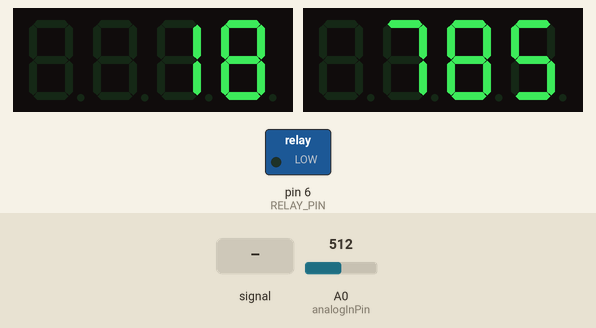
The sketch below on a simulated Arduino Uno, built with avr-gcc and run on an emulated ATmega328P. Shown: 2 × 4-digit seven-segment display, switched loads named in the sketch (green lamp = pin HIGH). The inputs (shaded band) are chosen by the test bench; at power-on: A0 (analogInPin) = 512. What the sketch prints to the serial monitor is not drawn.

Above: at 10.8 s.
10.9 s: A0 (analogInPin) fed a 2 Hz sine of ±306 counts around its level
At 11.19 s:
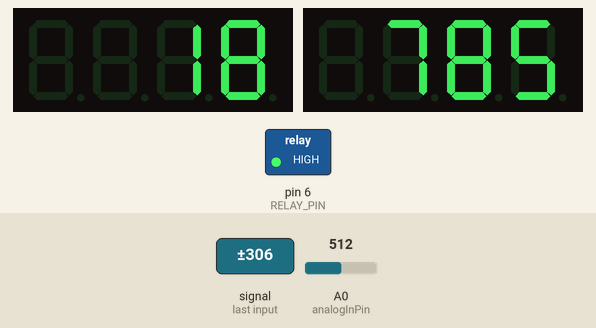
13.9 s: A0 (analogInPin) set to 306
At 15.8 s:
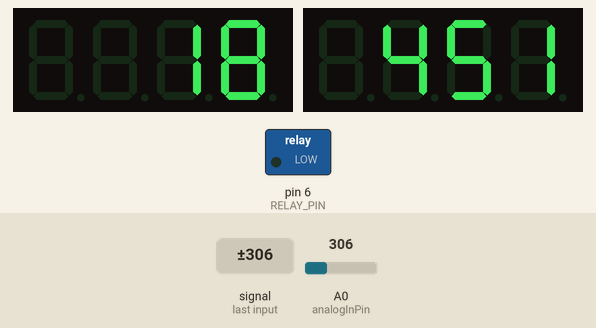
16.1 s: A0 (analogInPin) fed a 200 Hz sine of ±81 counts around its level
At 17.0 s:
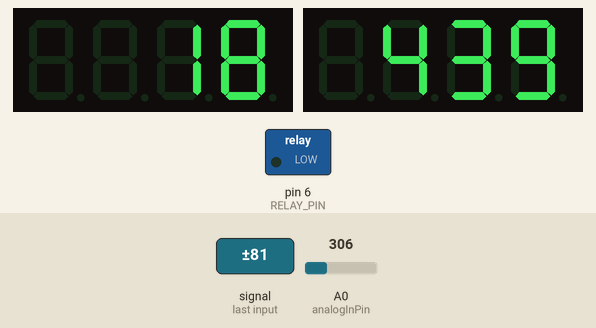
19.1 s: A0 (analogInPin) set to 122
At 20.9 s:
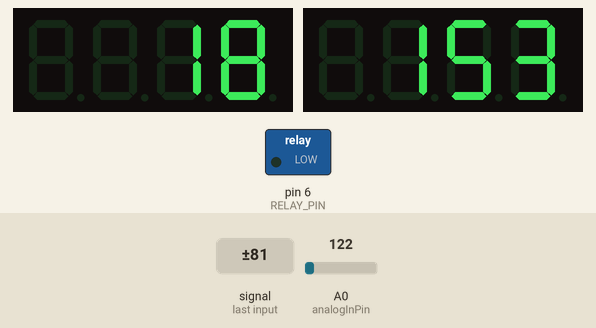
21.2 s: A0 (analogInPin) set to 511
At 23.2 s:
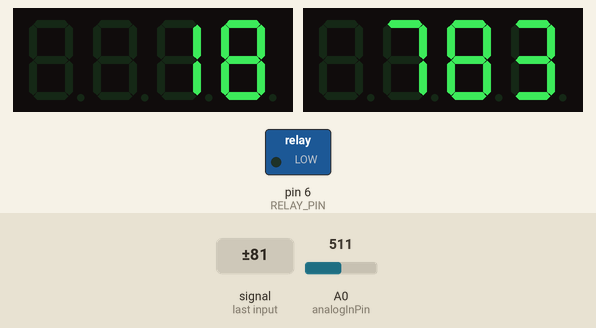
Timing chart, 0 to 24.7 s (numbered marks = the images above; inputs shaded):
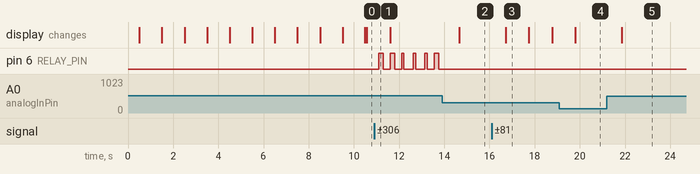

The sketch:

FourCeram.ino
```cpp
//Version V1: Working minimal version.
#include <TM1637Display.h> // 7 segments display library
#include <PID_v1.h> // PID Library
#define PIN_INPUT 0
#define PIN_OUTPUT 1
#define LOW 0
#define HIGH 1
#define RELAY_PIN 6 // Command of relay

// ****************//
//PUBLIC VARIABLES//
//*****************//
//Temperature curve each point contains; delta_celesius, DeltaTime}. Delta_celesius[Celesius] = the temperature difference and DeltaTime[minute] is the duration.
// E.g. 230, 60 is a ramp of +230CÂ° in 60 minutes, or 0,180 is a stable temperature during 3hours.
//PRODUCTION values
const int segmentDeltaCelesius[] = { 230, 500, 0, -80, 0, -650 };
const int segmentDurationMinutes[] = { 60, 120, 180, 60, 300, 300 };
const int segmentTotalNumber = 6; // the curve above contains 6 points
////TESTING values oven not connected
//const int segmentDeltaCelesius[] = { 230, 0, -230, 0 };
//const int segmentDurationMinutes[] = { 1, 1, 1, 1 };
//const int segmentTotalNumber = 4; // the curve above contains 6 points
////TESTING values oven connected
//const int segmentDeltaCelesius[] = {230,0,-230};
//const int segmentDurationMinutes[] = {10,10,10};
//const int segmentTotalNumber = 3; // the curve above contains 6 points
/*Countdown timer before we start the heating program*/
float countdownTimeMinute = 0.16;
//int countdownTimeMillis = countdownTimeMinute * 60000;
int countdownTimeMillis = 10000;
int initialtemperature = 20; // Used if the oven is not cold during at start time.

// ****************//
//PRIVATE VARIABLES///
//*****************//
boolean debugCode = true;
//DISPLAY Measured temperature
const int CLK = 3; //Set the CLK pin connection to the display
const int DIO1 = 2; //Set the DIO pin connection to the display
TM1637Display displayMeasuredTemp(CLK, DIO1); //set up the 4-Digit Display1.
//DISPLAY Setpoint
// Let's use the CLK const above for both display
const int DIO2 = 4; //Set the DIO pin connection to the display
TM1637Display displaySetTemp(CLK, DIO2); //set up the 4-Digit Display2.
long lastDisplayTime; // Used for time interval between display refresh

// Various values
const int analogInPin = A0; // Analog input pin temperature signal from op amp of the oven 0-5 V
int numTemperature = 0; // the computed temperature in CÂ°
int sensorDigit = 0;        // value read from the analog input
long sensorCelesius = 0; // value mapped from sensor value, use for output to the PWM (analog out)
boolean relayState = LOW; // oven relay value HIGH or LOW use to open or close the current to the oven
long setPointCelesius;//Setpoint in Celesius
int currentSegment; // used for the partial line (segment) of the curve
int segmentDeltaTemp;
int segmentTotalNumberOfSteps;
int segmentDeltaTempCelesius;

// Temperature between 0 - 100CÂ° are not displayed correctly
//TEMPERATURE MAPPING
// Transfer function to map singal board in into CÂ°
// f(x)=  a*x + d; f = temperature [CÂ°]; x = board in
float tempFn_slope = 1.62;
float tempFn_origine = -44.44;

// Smooting input value parameters to get rid of erratic values
// Define the number of samples to keep track of.  The higher the number,
// the more the readings will be smoothed, but the slower the output will
// respond to the input.
const int numReadings = 50;  // number of samples for averaging
int readings[numReadings]; // array use to hold the the readings from the analog input
int readIndex = 0;              // the index of the current reading
int total = 0;                  // the running total, total of the array
int average = 0;                // the computed average

// PID values
//Define Variables we'll be connecting to
double setPoint, PidInput, PidOutput;

//Define the aggressive and conservative Tuning Parameters
double aggKp = 500, aggKi = 0, aggKd = 0;
//double consKp=1, consKi=0.05, consKd=0.25;
//Specify the links and initial tuning parameters
double consKp = 120, consKi = 0.666, consKd = 0; // PID Parameters to tune
// Use this value to set switching from aggressive to conservative mode. The value is defined by the delta between the value when you set oven relay to OFF (heating switch off) and the value of the summit curve value
int aggressiveLimit = 60;
boolean aggressiveMode = false;
PID myPID(&PidInput, &PidOutput, &setPoint, consKp, consKi, consKd, DIRECT);

int WindowSize = 5000; //window size for PWM to the relay
unsigned long windowStartTime;

// MONITORING
// Set Monitoring output type: Readable directly or Copy past CSV to table (excel...)
int monitor_CSV = 0; // 0 = No log, 1 = csv log copy paste, 2 = serial monitor
//int logPeriod = 5000; // DEBUG 5 second. Interval in milli second between records, write a new line every "monitor_period" millisecondes
int logPeriod = 20000; // 5 second. Interval in milli second between records, write a new line every "monitor_period" millisecondes
unsigned long lastMonitorStartPeriod = millis(); // store the start time of the new line
//STORE DATA VALUE in array
const int timeIndex = 0;
const int tempSignalInIndex = 1;
const int PID_computedIndex = 2;
const int setPointIndex = 3;
const int tempCelesiusIndex = 4;
const int segmentNbIndex = 5;
const int numberOfDataRecords = 6;
char* dataLabel[] = { "time_Millis", "read_in", "PID_out", "setPoint",
		"temp_celesius", "SegmentNb" };
long logData[numberOfDataRecords];

void setup() {

	pinMode(RELAY_PIN, PIN_OUTPUT);	// set relay pin to output
	displayMeasuredTemp.setBrightness(0x0a);//set the display to maximum brightness
	displaySetTemp.setBrightness(0x0a);  //set the display to maximum brightness
	Serial.begin(9600);			// initialize serial communications at 9600 bps:

	//PID setup
	windowStartTime = millis();
	//SETPOINT  150 = 198 CÂ°, 220-->311 CÂ°, 274-->399 CÂ°, 398-->600 CÂ°,583-->900, 645-->1000CÂ°,
	//  setPoint = 583;
	//  storeDataValue[setPointIndex] = setPoint;
	//tell the PID to range between 0 and the full window size
	myPID.SetOutputLimits(0, WindowSize);
	//turn the PID on
	myPID.SetMode(AUTOMATIC);
	//****** PID END   **************

	// Let's initialize  the smooting array to 0:
	for (int thisReading = 0; thisReading < numReadings; thisReading++) {
		readings[thisReading] = 0;
	}
	// SETUP Log, Monitoring
	if (monitor_CSV == 2) {
		Serial.println(" +++++ HERE WE GO ... ++++");
	}
	if (monitor_CSV == 1) // initialize column header
			{
		//Print column label header
		for (int i = 0; i < numberOfDataRecords; i++) {
			Serial.print("\t");
			Serial.print(dataLabel[i]);
		}
		Serial.println();
	}
}
// SETUP END ///

void loop() {
	countDownClock(countdownTimeMillis); // start the countdown timer before we start
	int ovenStartTemp = readAverageInput();
	int ovenStartTempCelesius = mapTempDigitToCelesius(ovenStartTemp);
	myPID.SetTunings(consKp, consKi, consKd);
	setPoint = mapTempCelesiusToDigit(20);//Define initial setpoint. Supposed to be at 20C° if oven is cold
	setPointCelesius = 20;
	int stepIncrementCelesius;
//	int stepInterval = 2000; // DEBUG we will break the segment in 2 seconds steps.
	int stepInterval = 20000; // we will break the segment in steps during 'stepInterval' [sec]
	if (debugCode) {
		Serial.println("Let's cook something");
		Serial.print("Initial oven Digit/C: ");
		Serial.print(ovenStartTemp);
		Serial.print(" / ");
		Serial.println(ovenStartTempCelesius);
		Serial.print("Segment step duration [millis]:");
		Serial.println(stepInterval);
		Serial.print("Starting setpoint 20C in digit: ");
		Serial.println(setPoint);
		Serial.println();

	}
	////Iteration through curves
	for (currentSegment = 0; currentSegment <= segmentTotalNumber; currentSegment++) {
		//int stepDuration = 300000; // we will break the segment in 5minutes steps.
		logData[segmentNbIndex] = currentSegment;
		segmentTotalNumberOfSteps = segmentDurationMinutes[currentSegment] * 60000 / stepInterval; // number of steps in the segment
		segmentDeltaTempCelesius = segmentDeltaCelesius[currentSegment];
//		if (currentSegment==0) { // Remove current oven temperature before computing deltas
//			if (debugCode) {
//				Serial.print("Adjusting first segment delta temp, segmentDeltaTempCelesius before:");
//				Serial.print(segmentDeltaTempCelesius);
//				Serial.print(" - ");
//				Serial.println(ovenStartTempCelesius);
//				segmentDeltaTempCelesius = segmentDeltaTempCelesius - ovenStartTempCelesius;
//			}
//		}
//		if (currentSegment == segmentTotalNumber){
//			if (debugCode) {
//				Serial.print("Adjusting last segment delta temp, segmentDeltaTempCelesius before:");
//				Serial.print(segmentDeltaTempCelesius);
//				Serial.print(" - ");
//				Serial.println(ovenStartTempCelesius);
//				segmentDeltaTempCelesius = segmentDeltaTempCelesius - ovenStartTempCelesius;
//				segmentDeltaTemp = mapTempCelesiusToDigit(segmentDeltaTempCelesius);
//			}
//		}
		float segmentDeltaTempDigit = (segmentDeltaTempCelesius / tempFn_slope);
		float stepDeltaTempDigit = segmentDeltaTempDigit / segmentTotalNumberOfSteps;
		if (debugCode) {
			Serial.print("++Starting segment: ");
			Serial.print(currentSegment+1);
			Serial.print("/");
			Serial.println(segmentTotalNumber);
			//TEMP C°
			Serial.print("\tSETPOINT C°- currentC°:");
			Serial.print(setPointCelesius);
			Serial.print("\t, DeltaC°:");
			Serial.print(segmentDeltaCelesius[currentSegment]);
			Serial.print("\t, targetC° (current+delta):");
			Serial.println(setPointCelesius + segmentDeltaCelesius[currentSegment]);
			//TEMP Digit
			Serial.print("\tSETPOINT DIGIT- current:");
			Serial.print(setPoint);
			Serial.print("\t, Delta:");
			Serial.print(mapTempCelesiusToDigit(segmentDeltaCelesius[currentSegment]));
			Serial.print("\t, target (current+delta):");
			Serial.println(setPoint + mapTempCelesiusToDigit(segmentDeltaCelesius[currentSegment]));

			Serial.print("\tsegmentDurationMinutes:");
			Serial.println(segmentDurationMinutes[currentSegment]);
			Serial.print("\tSegment increment C°/digit:");
			Serial.print(segmentDeltaTempCelesius);
			Serial.print("/");
			Serial.println(segmentDeltaTempDigit);
			Serial.print("\tSTEP in segment, total Nb:");
			Serial.println(segmentTotalNumberOfSteps);
			Serial.print("\tSTEP in segment, stepDeltaTempDigit:");
			Serial.println(stepDeltaTempDigit);
			Serial.println();
		}

		if (debugCode) {
			Serial.println("Starting steps in segment");
		}
		for (int i = 0; i <= segmentTotalNumberOfSteps; i++) {
			//DISPLAY2 SETPOINT in Celesius 7 Segment
			setPointCelesius = mapTempDigitToCelesius(setPoint);
			displaySetTemp.showNumberDec(setPointCelesius); // Set Temperature display
			if (debugCode) {
				Serial.print("Step: ");
				Serial.print(i+1);
				Serial.print(" / ");
				Serial.println(segmentTotalNumberOfSteps);
				Serial.print("Setpoint C°/Digit: ");
				Serial.print(setPointCelesius);
				Serial.print(" / ");
				Serial.println(setPoint);
				Serial.print("Sensor C°/Digit: ");
				Serial.print(sensorCelesius);
				Serial.print(" / ");
				Serial.println(sensorDigit);
				Serial.println();
			}

			long startIteration = millis();
			while (millis() - startIteration < stepInterval) {
				//void runTempSegment (int steps; int incrementTemp){
				logData[timeIndex] = millis(); // Let's store the start time of the loop beginning
				sensorDigit = readAverageInput();
				logData[tempSignalInIndex] = sensorDigit; // Let's store the measured average in
				//sensorInCelesius = map(sensorValue, 14, 1023, 25, 1596);
				sensorCelesius = mapTempDigitToCelesius(sensorDigit);
				logData[tempCelesiusIndex] = sensorCelesius; // Let's store the measured average temperature
				//				  Serial.print("Temperature in C: ");
				//				  Serial.println(sensorCelesius);
				// Display the value on 7 segment display1 every 1 second
				if (millis() - 1000 > lastDisplayTime) {
					int displayedValueCelesius = sensorCelesius;
					if (displayedValueCelesius < 80) {
						displayedValueCelesius = 80; //Let's start display at 80C°, before 100C° the sensor it's not accurate
					}
					displayMeasuredTemp.showNumberDec(displayedValueCelesius); //Display the numCounter value;
					lastDisplayTime = millis(); // Let's display the value every second
				}
				//**** PID START ****
				PidInput = sensorDigit;
				myPID.Compute();
				logData[PID_computedIndex] = PidOutput;
				/************************************************
				 * turn the pid output in a timewindows on/off -  output/relay
				 ************************************************/
				if (millis() - windowStartTime > WindowSize) { //time to shift the Relay Window
					windowStartTime += WindowSize;
				}
				if (PidOutput < millis() - windowStartTime) // Set Relay pin HIGH/LOW
						{
					relayState = LOW;
					digitalWrite(RELAY_PIN, relayState);
				} else {
					relayState = HIGH;
					digitalWrite(RELAY_PIN, relayState);
				}
				//**** PID END   ****
				// Monitoring output with data recorded
				if (millis() - lastMonitorStartPeriod > logPeriod) {
					if (monitor_CSV == 2) {
						// print the results to the serial monitor:
						Serial.print("Time=");
						Serial.print(millis());
						Serial.print("\tBoard signal in= ");
						Serial.print(sensorDigit);
						Serial.print("\tPID in= ");
						Serial.print(PidInput);
						Serial.print("\tPID out computed= ");
						Serial.print(PidOutput);
						Serial.print("\tsetPoint=");
						Serial.print(setPoint);
						//Serial.print("\tMapped sensor (temp.)= ");
						//Serial.print(sensorInCelesius);
						//Serial.print("\tRelay= ");
						//Serial.print(relayState);
						//Serial.print("\t(mil-winStrtTm)value= ");
						//Serial.println(millis() - windowStartTime);
						Serial.print("\taggressive mode= ");
						Serial.println(aggressiveMode);

					}

					if (monitor_CSV == 1) {
						//Print the stored values
						for (int i = 0; i < numberOfDataRecords; i++) {
//							Serial.print("SegmentNB:");
//							Serial.println(logData[segmentNbIndex]);
							Serial.print("\t");
							Serial.print(logData[i]);
						}
						Serial.println();
					}
					lastMonitorStartPeriod = millis();
				}
			}
			setPoint = setPoint + stepDeltaTempDigit;
			setPointCelesius = mapTempDigitToCelesius(setPoint);
			logData[setPointIndex] = setPoint; //record new setPoint
//			if (debugCode) {
//				Serial.print("New setPoint:");
//				Serial.println(setPoint);
//			}
		}
	}

	Serial.println("+++THE END+++");
	while (true) {
		if (millis() - 1000 > lastDisplayTime) {
			lastDisplayTime = millis(); // Let's display the value every second
			sensorDigit = readAverageInput();
			sensorCelesius = mapTempDigitToCelesius(sensorDigit);
			int displayedValueCelesius = sensorCelesius;
			if (displayedValueCelesius < 80) {
				displayedValueCelesius = 80; //Let's start display at 80C°, before 100C° the sensor it's not accurate
			}
			displayMeasuredTemp.showNumberDec(displayedValueCelesius); //Display the numCounter value;

			setPointCelesius = mapTempDigitToCelesius(setPoint);
			displaySetTemp.showNumberDec(setPointCelesius); // Set Temperature display

		}
	}
}

int readAverageInput() {
	// Let's read some input values and compute the average to get rid of erratic values
	for (int thisReading = 0; thisReading < numReadings; thisReading++) {
		// subtract the last reading:
		total = total - readings[readIndex];
		// read from the sensor:
		readings[readIndex] = analogRead(analogInPin);
		// add the reading to the total:
		total = total + readings[readIndex];
		// advance to the next position in the array:
		readIndex = readIndex + 1;

		// if we're at the end of the array...
		if (readIndex >= numReadings) {
			// ...wrap around to the beginning:
			readIndex = 0;
		}
	}
	// calculate the average:
	average = total / numReadings;
	// send it to the computer as ASCII digits
	// Serial.println(average);
	//  delay(1);        // delay in between reads for stability
	return average;
}

float mapTempDigitToCelesius(int singal_in) {
	float result;
	result = tempFn_slope * singal_in + tempFn_origine;
	return result;
}

float mapTempCelesiusToDigit(float temp_in) {
	float result;
	result = (temp_in - tempFn_origine) / tempFn_slope;
	return result;
}

void countDownClock(int timeSetMillis) {
	int timeSetMinute = timeSetMillis / 60000;
	unsigned long startTimeCounter = millis();
	unsigned long refreshInterval = 500;
	unsigned long lastCounterDisplayMillis = millis();
	unsigned long counterDurationMillis = 0;
	unsigned long currentMillis;
	if (debugCode) {
		Serial.print("Starting Countdown for [minute]: ");
		Serial.println(timeSetMinute);
	}
	do {
		counterDurationMillis = (millis() - startTimeCounter);
		//		Serial.print("Counter duration [millis]: ");
		//		Serial.println(counterDurationMillis);
		currentMillis = millis();
		//    Serial.print("currentMillis: ");
		//    Serial.print(currentMillis);
		//    Serial.print("\tLast counter display time: ");
		//    Serial.print(lastCounterDisplayMillis);
		//    Serial.print("\tdif: ");
		//    Serial.println(currentMillis - lastCounterDisplayMillis);
		if (currentMillis - lastCounterDisplayMillis >= refreshInterval) { //refresh every 1second
			//			display2.showNumberDec(timeSetMinute-(counterDurationMillis/60000)); //Display the numCounter value in minutes
			displaySetTemp.showNumberDec(
					(timeSetMillis - counterDurationMillis) / 1000); //Display the numCounter value in second
			//			Serial.println(currentMillis - lastCounterDisplayMillis);
			lastCounterDisplayMillis = currentMillis;
			//			Serial.println("Display refreshed");
		}
		//   Serial.print("Delta: ");
		//   Serial.print(currentMillis - startTimeCounter);
		//   Serial.print("\ttimeSetMillis: ");
		//   Serial.println(timeSetMillis);
	} while (currentMillis - startTimeCounter <= timeSetMillis);
	if (debugCode) {
		Serial.println("Exiting countdown timer");
	}
}
```

Measured:
- after the input at 10.9 s, pin 6 (RELAY_PIN): LOW → HIGH after 0.19 s, → LOW 0.20 s later, → HIGH 0.32 s later, → LOW 0.20 s later, … (12 changes in this stretch)
- after the input at 13.9 s, pin 6 (RELAY_PIN): stops changing and stays LOW; the display: changes after 0.77 s (image 2)
- after the input at 16.1 s, the display: changes after 0.62 s (image 3)
- after the input at 21.2 s, the display: changes after 0.65 s (image 5)
- what the display in image 3 shows lasts 1.0 s, from 16.7 s to 17.7 s
